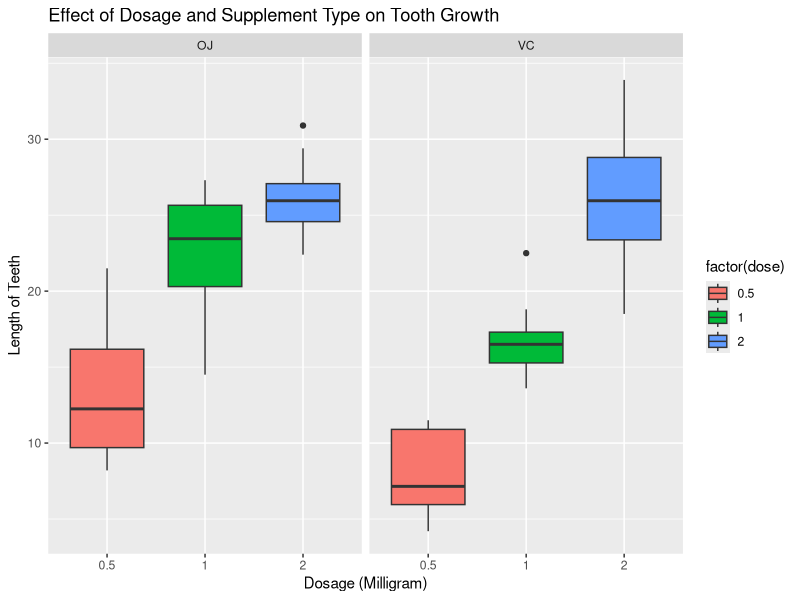
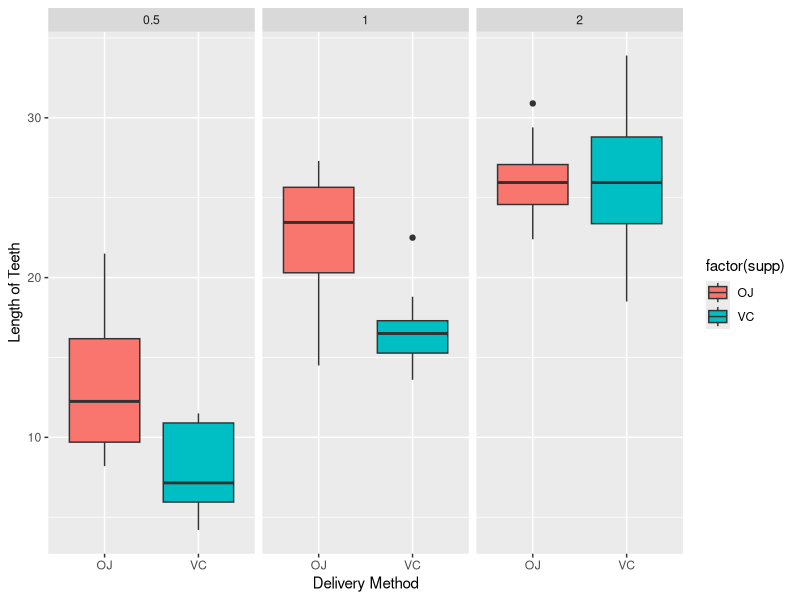

Write R code to recreate these figures, in order. (Note: this script raises an error after producing the figures.)
## ---- chunk 1
library(datasets)
data(ToothGrowth)
attach(ToothGrowth)
head(ToothGrowth, 15)
## ---- chunk 2
str(ToothGrowth)
## ---- chunk 3
ToothGrowth$dose <- as.factor(ToothGrowth$dose)
table(ToothGrowth$supp, ToothGrowth$dose)
## ---- chunk 4
summary(ToothGrowth)
mean(ToothGrowth$len)
sd(ToothGrowth$len)
## ---- chunk 5
require(ggplot2)
## ---- chunk 6
knitr::opts_chunk$set(dev="png", 
               dev.args=list(type="cairo"),
               dpi=96, fig.path="fig/")
## ---- chunk 7
g <- ggplot(ToothGrowth, aes(x=factor(dose),y=len,fill=factor(dose)))+
            geom_boxplot(notch=FALSE) + facet_grid(.~supp) +
            scale_x_discrete("Dosage (Milligram)") +   
            scale_y_continuous("Length of Teeth") +  
            ggtitle("Effect of Dosage and Supplement Type on Tooth Growth ")
print(g)
q <- ggplot(ToothGrowth, aes(x=factor(supp),y=len,fill=factor(supp)))+
            geom_boxplot(notch=FALSE) + facet_grid(.~dose) +
            scale_x_discrete("Delivery Method") +   
            scale_y_continuous("Length of Teeth")
print(q)

## ---- chunk 8
# T test for supplement by dose level
dose0.5 <- subset(ToothGrowth, dose == 0.5)
dose1.0 <- subset(ToothGrowth, dose == 1.0)
dose2.0 <- subset(ToothGrowth, dose == 2.0)

supp0.5<-t.test(len ~ supp, paired=FALSE, var.equal=TRUE, data = dose0.5)
supp1.0<-t.test(len ~ supp, paired=FALSE, var.equal=TRUE, data = dose1.0)
supp2.0<-t.test(len ~ supp, paired=FALSE, var.equal=TRUE, data = dose2.0)

supp.result <- data.frame("p-value"=c(supp0.5$p.value, supp1.0$p.value, supp2.0$p.value),
                          
"Conf-Low"=c(supp0.5[["conf.int"]][1],supp1.0[["conf.int"]][1],supp2.0[["conf.int"]][1]),
"Conf-High"=c(supp0.5[["conf.int"]][2],supp1.0[["conf.int"]][2], supp2.0[["conf.int"]][2]),
row.names=c("Dose 0.5","Dose 1.0", "Dose 2.0"))

supp.result
## ---- chunk 9
# subsetting based on supp and dosage change
VC.dose0.5_1.0 <- subset(ToothGrowth, dose %in% c(0.5, 1.0) & supp=="VC")
VC.dose0.5_2.0 <- subset(ToothGrowth, dose %in% c(0.5, 2.0) & supp=="VC")
VC.dose1.0_2.0 <- subset(ToothGrowth, dose %in% c(1.0, 2.0) & supp=="VC")

OJ.dose0.5_1.0 <- subset(ToothGrowth, dose %in% c(0.5, 1.0) & supp=="OJ")
OJ.dose0.5_2.0 <- subset(ToothGrowth, dose %in% c(0.5, 2.0) & supp=="OJ")
OJ.dose1.0_2.0 <- subset(ToothGrowth, dose %in% c(1.0, 2.0) & supp=="OJ")

VCtest0.5_1.0<-t.test(len ~ dose, paired=FALSE, var.equal=TRUE, data = VC.dose0.5_1.0)
VCtest0.5_2.0<-t.test(len ~ dose, paired=FALSE, var.equal=TRUE, data = VC.dose0.5_2.0)
VCtest1.0_2.0<-t.test(len ~ dose, paired=FALSE, var.equal=TRUE, data = VC.dose1.0_2.0)

OJtest0.5_1.0<-t.test(len ~ dose, paired=FALSE, var.equal=TRUE, data = OJ.dose0.5_1.0)
OJtest0.5_2.0<-t.test(len ~ dose, paired=FALSE, var.equal=TRUE, data = OJ.dose0.5_2.0)
OJtest1.0_2.0<-t.test(len ~ dose, paired=FALSE, var.equal=TRUE, data = OJ.dose1.0_2.0)

VCdose.result <- data.frame("p-value"=c(VCtest0.5_1.0$p.value, 
                                        VCtest0.5_2.0$p.value,                                                                       VCtest1.0_2.0$p.value),
                          
                        "Conf-Low"=c(VCtest0.5_1.0[["conf.int"]][1],
                                     VCtest0.5_1.0[["conf.int"]][1],
                                     VCtest1.0_2.0[["conf.int"]][1]),
                        
                        "Conf-High"=c(VCtest0.5_1.0[["conf.int"]][2],
                                      VCtest0.5_1.0[["conf.int"]][2],
                                      VCtest1.0_2.0[["conf.int"]][2]),
                        
                       row.names=c("VC 0.5-1.0","VC 0.5-2.0", "VC 1.0-2.0"))

OJdose.result <- data.frame("p-value"=
                                    c(OJtest0.5_1.0$p.value, 
                                      OJtest0.5_2.0$p.value, 
                                      OJtest1.0_2.0$p.value),
                          
                        "Conf-Low"=c(OJtest0.5_1.0[["conf.int"]][1],
                                     OJtest0.5_1.0[["conf.int"]][1],
                                     OJtest1.0_2.0[["conf.int"]][1]),
                        
                        "Conf-High"=c(OJtest0.5_1.0[["conf.int"]][2],
                                      OJtest0.5_1.0[["conf.int"]][2],
                                      OJtest1.0_2.0[["conf.int"]][2]),
                        
                       row.names=c("OJ 0.5-1.0","OJ 0.5-2.0", "OJ 1.0-2.0") )

VCdose.result

OJdose.result
